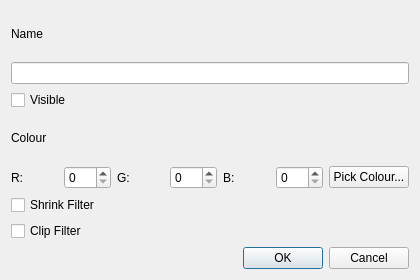
<?xml version="1.0" encoding="UTF-8"?>
<ui version="4.0">
	<class>OptionDialog</class>
	<widget class="QDialog" name="OptionDialog">
		<property name="geometry">
			<rect>
				<x>0</x>
				<y>0</y>
				<width>420</width>
				<height>280</height>
			</rect>
		</property>
		<property name="windowTitle">
			<string>Part Options</string>
		</property>
		<layout class="QVBoxLayout" name="verticalLayout">

			<item>
				<widget class="QLabel" name="labelName">
					<property name="text">
						<string>Name</string>
					</property>
				</widget>
			</item>

			<item>
				<widget class="QLineEdit" name="lineEditName"/>
			</item>

			<item>
				<widget class="QCheckBox" name="checkVisible">
					<property name="text">
						<string>Visible</string>
					</property>
				</widget>
			</item>

			<item>
				<widget class="QLabel" name="labelColour">
					<property name="text">
						<string>Colour</string>
					</property>
				</widget>
			</item>

			<item>
				<layout class="QHBoxLayout" name="colourLayout">
					<item>
						<widget class="QLabel">
							<property name="text"><string>R:</string></property>
						</widget>
					</item>
					<item>
						<widget class="QSpinBox" name="spinR">
							<property name="maximum"><number>255</number></property>
						</widget>
					</item>
					<item>
						<widget class="QLabel">
							<property name="text"><string>G:</string></property>
						</widget>
					</item>
					<item>
						<widget class="QSpinBox" name="spinG">
							<property name="maximum"><number>255</number></property>
						</widget>
					</item>
					<item>
						<widget class="QLabel">
							<property name="text"><string>B:</string></property>
						</widget>
					</item>
					<item>
						<widget class="QSpinBox" name="spinB">
							<property name="maximum"><number>255</number></property>
						</widget>
					</item>
					<item>
						<widget class="QPushButton" name="btnPickColour">
							<property name="text"><string>Pick Colour...</string></property>
						</widget>
					</item>
				</layout>
			</item>

			<item>
				<widget class="QCheckBox" name="checkShrink">
					<property name="text">
						<string>Shrink Filter</string>
					</property>
				</widget>
			</item>

			<item>
				<widget class="QCheckBox" name="checkClip">
					<property name="text">
						<string>Clip Filter</string>
					</property>
				</widget>
			</item>

			<item>
				<widget class="QDialogButtonBox" name="buttonBox">
					<property name="orientation">
						<enum>Qt::Orientation::Horizontal</enum>
					</property>
					<property name="standardButtons">
						<set>QDialogButtonBox::Cancel|QDialogButtonBox::Ok</set>
					</property>
				</widget>
			</item>

		</layout>
	</widget>

	<resources/>

	<connections>
		<connection>
			<sender>buttonBox</sender>
			<signal>accepted()</signal>
			<receiver>OptionDialog</receiver>
			<slot>accept()</slot>
		</connection>
		<connection>
			<sender>buttonBox</sender>
			<signal>rejected()</signal>
			<receiver>OptionDialog</receiver>
			<slot>reject()</slot>
		</connection>
	</connections>
</ui>
